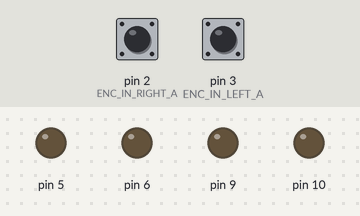
The sketch below on a simulated Arduino Uno, built with avr-gcc and run on an emulated ATmega328P. Parts: output pins drawn as LEDs (lit = HIGH). The inputs (shaded band) are chosen by the test bench; at power-on: pin 2 (ENC_IN_RIGHT_A) HIGH, pin 3 (ENC_IN_LEFT_A) HIGH.

Above: at 0.1 s.
At 1.1 s:
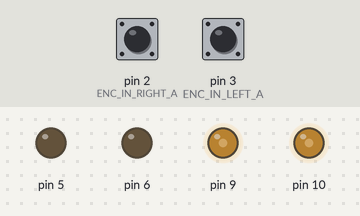
Timing chart, 0 to 2.6 s (numbered marks = the images above):
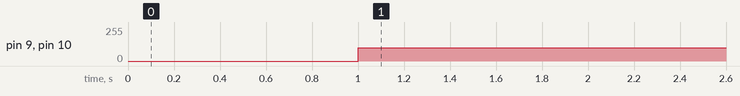

The sketch:

4motors.ino
```cpp
#define ENC_IN_RIGHT_A 2
#define ENC_IN_LEFT_A 3

const float pi = 3.14;
const float wr = 0.139;  // wheel radius in meters
const int n_ticks_pr = 700;  // number of pulses per revolution

int pwm_straight = 100;
int pwm_turn_fast = 60;
int pwm_turn_slow = 60;

volatile long right_wheel_pulse_count = 0;
volatile long left_wheel_pulse_count = 0;

// Define parameters
const float target_distance = 5.0;  // Distance to move in each straight path
const int turn_delay = 10000;  // Delay after turning (adjust as needed)

void setup() {
  pinMode(9, OUTPUT);
  pinMode(5, OUTPUT);
  pinMode(10, OUTPUT);
  pinMode(6, OUTPUT);
  Serial.begin(9600);
  pinMode(ENC_IN_RIGHT_A, INPUT_PULLUP);
  pinMode(ENC_IN_LEFT_A, INPUT_PULLUP);
  attachInterrupt(digitalPinToInterrupt(ENC_IN_RIGHT_A), right_wheel_pulse, RISING);
  attachInterrupt(digitalPinToInterrupt(ENC_IN_LEFT_A), left_wheel_pulse, RISING);

  // Set initial conditions for the robot
  setLeftWheelDirection(true);  // Set initial direction for the left wheel (true for forward)
  setRightWheelDirection(true); // Set initial direction for the right wheel (true for forward)
  stopRobot();  // Stop the robot initially

  // Allow some time for the robot to stabilize
  delay(1000);  // Adjust the delay duration as needed
}
int i=0;
void loop() {

  while(i==0){
    moveStraight(target_distance);  // Move straight for the specified distance
  delay(1000);  // Delay before turning
  turnRight();  // Turn right
  delay(1000);  // Delay before moving straight again
  moveStraight(target_distance);  // Move straight for the specified distance
  delay(1000);  // Delay before turning left
  turnLeft();  // Turn left
  stopRobot();  // Stop the robot after turning left
  i=1;
}
  }


void right_wheel_pulse() {
  right_wheel_pulse_count++;
}

void left_wheel_pulse() {
  left_wheel_pulse_count++;
}

// Function to move the robot straight for a specified distance
void moveStraight(float distance) {
  resetWheelCounters();  // Reset wheel counters
  setLeftWheelDirection(true);  // Set initial direction for the left wheel (true for forward)
  setRightWheelDirection(true);
  analogWrite(9, pwm_straight);  // Set speed for the left wheel
  analogWrite(10, pwm_straight);  // Set speed for the right wheel
  while (true) {
    // Calculate distance traveled for each wheel
    float left_distance = (2.0 * pi * wr * left_wheel_pulse_count) / n_ticks_pr;
    float right_distance = (2.0 * pi * wr * right_wheel_pulse_count) / n_ticks_pr;

    // Average the distances to get the overall distance
    float average_distance = (left_distance + right_distance) / 2.0;

    // Check if the robot has traveled the specified distance
    if (average_distance >= distance) {
      stopRobot();  // Stop the robot
      break;
    }
  }
}

// Function to turn the robot right
void turnRight() {
  setLeftWheelDirection(true);  // Set left wheel to forward
  setRightWheelDirection(false);  // Set right wheel to forward
  analogWrite(9, pwm_turn_slow);  // Set speed for the left wheel (faster)
  analogWrite(10, pwm_turn_fast);  // Set speed for the right wheel (slower)
  delay(turn_delay);
  stopRobot();
}

// Function to turn the robot left
void turnLeft() {
  setLeftWheelDirection(false);  // Set left wheel to forward
  setRightWheelDirection(true);  // Set right wheel to forward
  analogWrite(9, pwm_turn_fast);  // Set speed for the left wheel (slower)
  analogWrite(10, pwm_turn_slow);  // Set speed for the right wheel (faster)
  delay(turn_delay);
  stopRobot();
}

// Function to set the direction of the left wheel (true for forward, false for backward)
void setLeftWheelDirection(bool forward) {
  digitalWrite(5, forward ? LOW : HIGH);
}

// Function to set the direction of the right wheel (true for forward, false for backward)
void setRightWheelDirection(bool forward) {
  digitalWrite(6, forward ? LOW : HIGH);
}

// Function to stop the robot
void stopRobot() {
  analogWrite(9, 0);  // left
  analogWrite(10, 0);  // right
}

// Function to reset wheel pulse counters
void resetWheelCounters() {
  left_wheel_pulse_count = 0;
  right_wheel_pulse_count = 0;
}
```

Measured:
- by itself, pin 9, pin 10: 0/255 → 100/255 at 1.0 s
